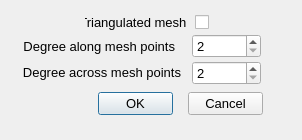
<?xml version="1.0" encoding="UTF-8"?>
<ui version="4.0">
 <class>PatchMesh_Dialog</class>
 <widget class="QDialog" name="PatchMesh_Dialog">
  <property name="geometry">
   <rect>
    <x>0</x>
    <y>0</y>
    <width>302</width>
    <height>140</height>
   </rect>
  </property>
  <property name="minimumSize">
   <size>
    <width>302</width>
    <height>140</height>
   </size>
  </property>
  <property name="maximumSize">
   <size>
    <width>302</width>
    <height>140</height>
   </size>
  </property>
  <property name="font">
   <font>
    <pointsize>10</pointsize>
   </font>
  </property>
  <property name="windowTitle">
   <string>Insert patch by polygon mesh options</string>
  </property>
  <widget class="QPushButton" name="_2">
   <property name="geometry">
    <rect>
     <x>188</x>
     <y>92</y>
     <width>75</width>
     <height>23</height>
    </rect>
   </property>
   <property name="text">
    <string>Cancel</string>
   </property>
   <property name="autoDefault">
    <bool>false</bool>
   </property>
  </widget>
  <widget class="QPushButton" name="_1">
   <property name="geometry">
    <rect>
     <x>98</x>
     <y>92</y>
     <width>75</width>
     <height>23</height>
    </rect>
   </property>
   <property name="text">
    <string>OK</string>
   </property>
   <property name="default">
    <bool>true</bool>
   </property>
  </widget>
  <widget class="QCheckBox" name="_102">
   <property name="enabled">
    <bool>true</bool>
   </property>
   <property name="geometry">
    <rect>
     <x>84</x>
     <y>12</y>
     <width>125</width>
     <height>20</height>
    </rect>
   </property>
   <property name="font">
    <font>
     <pointsize>10</pointsize>
    </font>
   </property>
   <property name="layoutDirection">
    <enum>Qt::RightToLeft</enum>
   </property>
   <property name="autoFillBackground">
    <bool>false</bool>
   </property>
   <property name="text">
    <string>Triangulated mesh </string>
   </property>
   <property name="checkable">
    <bool>true</bool>
   </property>
   <property name="checked">
    <bool>false</bool>
   </property>
   <property name="tristate">
    <bool>false</bool>
   </property>
  </widget>
  <widget class="QLabel" name="label_9">
   <property name="geometry">
    <rect>
     <x>14</x>
     <y>62</y>
     <width>167</width>
     <height>20</height>
    </rect>
   </property>
   <property name="font">
    <font>
     <pointsize>10</pointsize>
    </font>
   </property>
   <property name="text">
    <string>Degree across mesh points</string>
   </property>
   <property name="alignment">
    <set>Qt::AlignRight|Qt::AlignTrailing|Qt::AlignVCenter</set>
   </property>
  </widget>
  <widget class="QLabel" name="label_8">
   <property name="geometry">
    <rect>
     <x>16</x>
     <y>36</y>
     <width>159</width>
     <height>20</height>
    </rect>
   </property>
   <property name="font">
    <font>
     <pointsize>10</pointsize>
    </font>
   </property>
   <property name="text">
    <string>Degree along mesh points</string>
   </property>
   <property name="alignment">
    <set>Qt::AlignRight|Qt::AlignTrailing|Qt::AlignVCenter</set>
   </property>
  </widget>
  <widget class="QSpinBox" name="_100">
   <property name="geometry">
    <rect>
     <x>192</x>
     <y>34</y>
     <width>69</width>
     <height>24</height>
    </rect>
   </property>
   <property name="minimum">
    <number>2</number>
   </property>
   <property name="maximum">
    <number>10</number>
   </property>
  </widget>
  <widget class="QSpinBox" name="_101">
   <property name="geometry">
    <rect>
     <x>192</x>
     <y>61</y>
     <width>69</width>
     <height>24</height>
    </rect>
   </property>
   <property name="minimum">
    <number>2</number>
   </property>
   <property name="maximum">
    <number>10</number>
   </property>
  </widget>
 </widget>
 <resources/>
 <connections/>
</ui>
